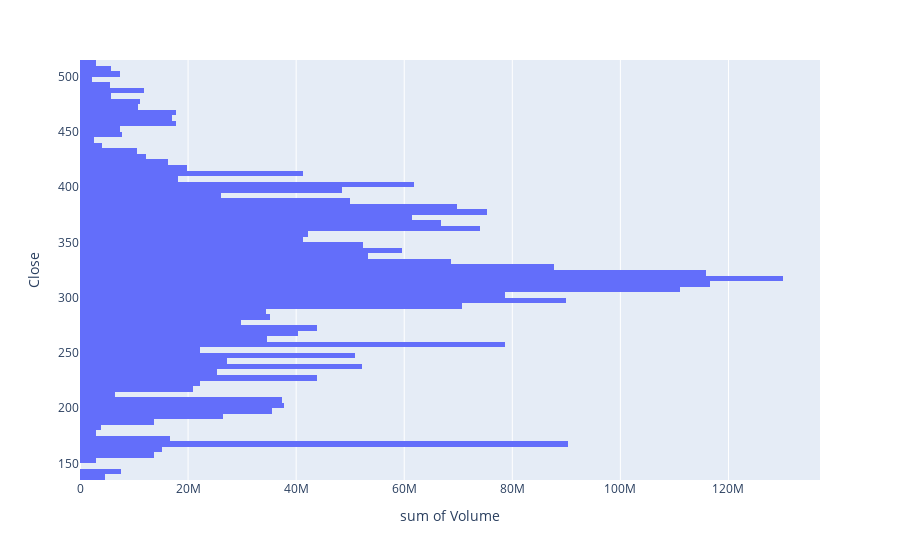

Notebook source saved alongside this figure:
### Code cell
import plotly.express as px
import plotly.graph_objects as go

px.histogram(lulu, x='Volume', y='Close', nbins=150, orientation='h').show()

### Figure 1 — Plotly figure (JSON) as saved in the notebook; plotly's stock layout.template omitted (floating-point values rounded to 4 significant figures; data arrays with more than 128 entries replaced by an {"elided": "..."} marker saying what was removed)
{"data": [{"bingroup": "y", "histfunc": "sum", "hovertemplate": "sum of Volume=%{x}<br>Close=%{y}<extra></extra>", "legendgroup": "", "marker": {"color": "#636efa", "pattern": {"shape": ""}}, "name": "", "nbinsy": 150, "orientation": "h", "showlegend": false, "type": "histogram", "x": {"elided": "1481 float values"}, "xaxis": "x", "y": {"elided": "1481 float values"}, "yaxis": "y"}], "layout": {"barmode": "relative", "legend": {"tracegroupgap": 0}, "margin": {"t": 60}, "xaxis": {"anchor": "y", "domain": [0, 1], "title": {"text": "sum of Volume"}}, "yaxis": {"anchor": "x", "domain": [0, 1], "title": {"text": "Close"}}}}
